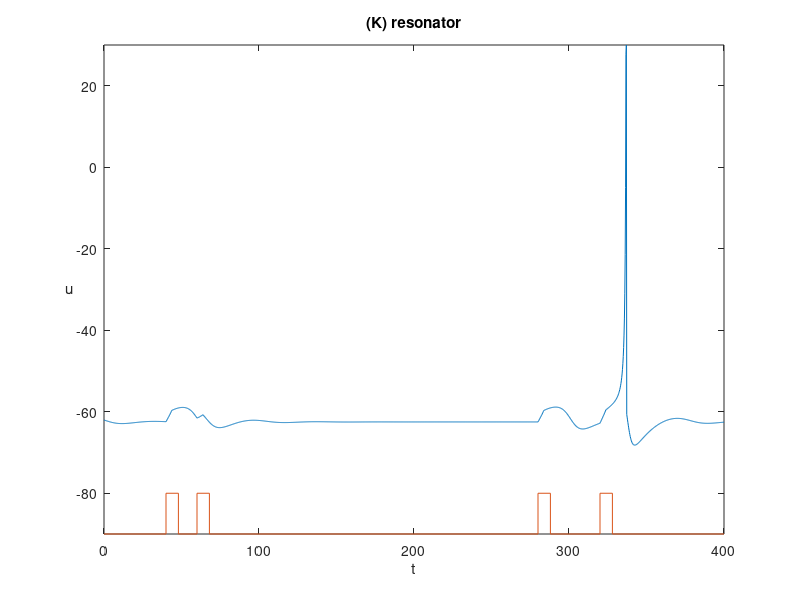
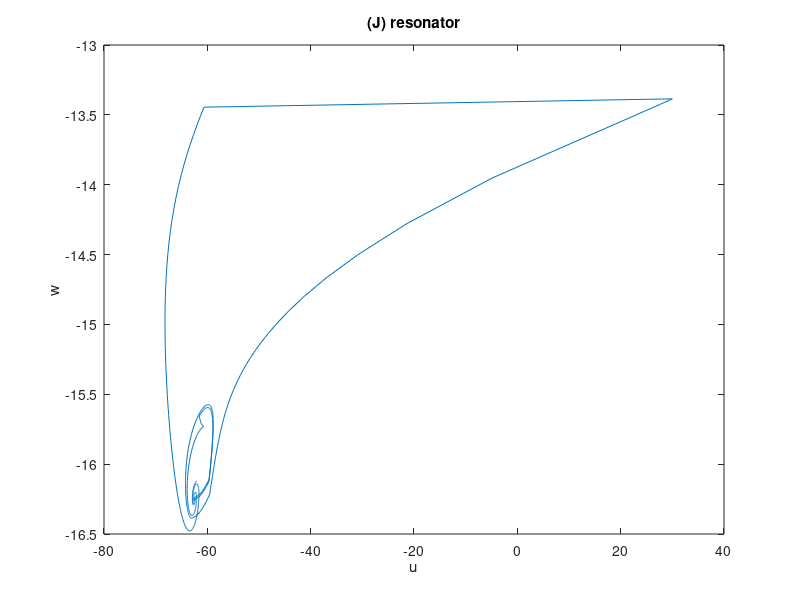

Reproduce these figures in MATLAB, in order.
a=0.1;  b=0.26; c=-60;  d=-1;

u = [];
w = [];
u(1) = -62; % quiescent state
w(1) = b*u(1);

uFiltered = [];  % memorizzo le u
wFiltered = []; % memorizzo le w

tau = 0.25;  % discretizzazione tempo
tspan = 0:tau:400;  % durata esperimento
T1 = tspan(end)/10;  % dopo quanto forniamo corrente 
T2=T1+20;
T3 = 0.7*tspan(end);
T4 = T3+40;

i=1;

for t=tspan
    
    if ((t>T1) & (t < T1+4)) | ((t>T2) & (t < T2+4)) | ((t>T3) & (t < T3+4)) | ((t>T4) & (t < T4+4))  
        I=0.7;
    else
        I=0;
    end
  
    u(i+1) = u(i) + tau*(0.04*u(i)^2 + 5*u(i) + 140 - w(i) + I);
    
    if u(i+1)>30
        uFiltered(end+1) = 30;
    else
        uFiltered(end+1) = u(i+1);
    end
    
    w(i+1) = w(i) + tau*a*(b*u(i+1) - w(i));
    
    if u(i+1)>30
        u(i+1) = c;
        w(i+1) = w(i+1) + d;
    end
    
    wFiltered(end+1) = w(i+1);
    
    i = i+1;
end

%%
plot(tspan,uFiltered,[0 T1 T1 (T1+8) (T1+8) T2 T2 (T2+8) (T2+8) T3 T3 (T3+8) (T3+8) T4 T4 (T4+8) (T4+8) max(tspan)],-90+[0 0 10 10 0 0 10 10 0 0 10 10 0 0 10 10 0 0]);
axis([0 max(tspan) -90 30]) 
xlabel('t')
ylabel('u')
hYLabel = get(gca,'YLabel');
set(hYLabel,'rotation',0,'VerticalAlignment','middle')
title('(K) resonator');
savefig('./images/K_membrane.fig');

%%
plot(uFiltered, wFiltered);
xlabel('u');
ylabel('w');
title('(J) resonator');
savefig('./images/K_phase.fig');
